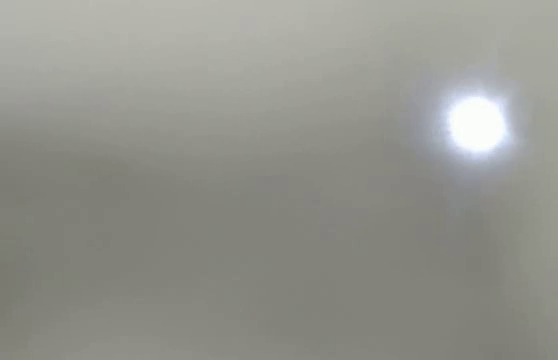
//> input picture frame 29 of PZ7/video_output.mp4, 558 x 360 px
$ ./main   (built with g++ and OpenCV 4)
//> lines starting //> are read from the running program, lines starting //| are printed output that depends on the picture; after the words box and inside, x2 and y2 are one past the last pixel; in counts of white or black regions, pixels touching at a corner belong together
#include "opencv2/highgui/highgui.hpp"
#include <opencv2/opencv.hpp>
#include <iostream>

using namespace cv;

int threshold_value = 240;
int threshold_type = 0;
int const max_binary_value = 255;

int main() {
    VideoCapture cap("../video_output.mp4"); // open the video file for reading
    bool flag_p = false;
    Point p_old;


    if ( !cap.isOpened() ) return -1;

    Mat draw_frame, frame;
    cap.read(draw_frame);
//> draw_frame is the input picture: 360 rows x 558 cols, CV_8UC3; mean B, G, R 141, 147.3, 147.5
    draw_frame.setTo(cv::Scalar(0, 0, 0));
//> draw_frame: 360 rows x 558 cols, CV_8UC3; every value is 0

    double fps = cap.get(CAP_PROP_FPS);     //get the FPS of the video
     std::cout << "Frame per seconds : " << fps << std::endl;
    namedWindow("MyVideo",WINDOW_AUTOSIZE); //create a window "MyVideo"

    while(cap.isOpened()) {
        Mat grey, frame_out, dr_frame;


        if(!cap.read(frame)) break;

        cvtColor(frame, grey, COLOR_RGB2GRAY);
        threshold(grey, frame_out, threshold_value, max_binary_value, threshold_type );
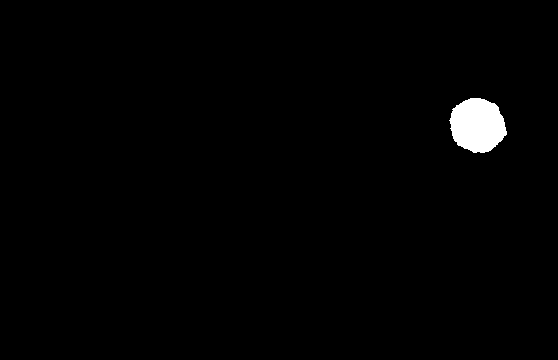
//> frame_out: 360 rows x 558 cols, CV_8UC1; 1.2% white; 1 white region, box (x1, y1, x2, y2) and area: (449, 98, 507, 153) 2400

        Moments m = moments(frame_out,true);
//> m = moments, m00 2400, centre m10/m00, m01/m00 = (477.1, 124.9)
        Point p(m.m10/m.m00, m.m01/m.m00);
//> p = Point(477, 124)
        if(p.x > 0 && p.y > 0 && p_old.x > 0 && p_old.y > 0) line(draw_frame, p, p_old, Scalar(10,128,0), 2);
        p_old = p;
//> p_old = Point(477, 124)


        frame_out = frame + draw_frame;
        imshow("MyVideo", frame_out); //show the frame in "MyVideo" window
        if(waitKey(30) == 27) {
//> the Esc key is pressed
            break;
       }
    }
    imwrite("../result.png", draw_frame);
}

$ run again, starting later in the video
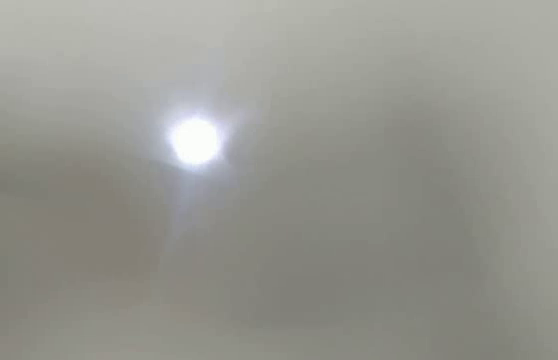
//> input picture frame 133 of PZ7/video_output.mp4, 558 x 360 px
//> draw_frame is the input picture: 360 rows x 558 cols, CV_8UC3; mean B, G, R 144.1, 150.8, 150.8
//> draw_frame: 360 rows x 558 cols, CV_8UC3; every value is 0
//> `threshold(grey, frame_out, threshold_value, max_binary_value, threshol..`:
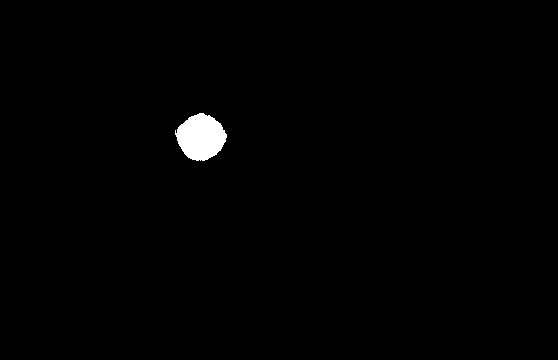
//> frame_out: 360 rows x 558 cols, CV_8UC1; 0.88% white; 1 white region, box (x1, y1, x2, y2) and area: (175, 113, 227, 161) 1760
//> m = moments, m00 1760, centre m10/m00, m01/m00 = (200.6, 136.8)
//> p = Point(200, 136)

$ run again, starting later in the video
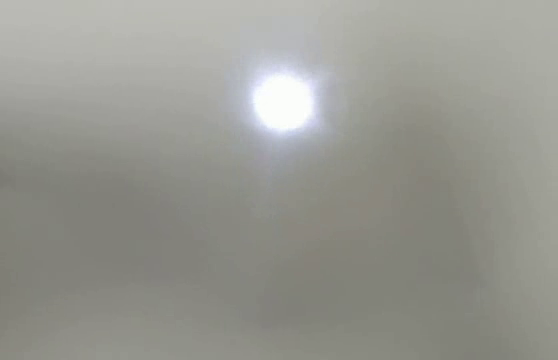
//> input picture frame 236 of PZ7/video_output.mp4, 558 x 360 px
//> draw_frame is the input picture: 360 rows x 558 cols, CV_8UC3; mean B, G, R 144.9, 151.7, 151.4
//> draw_frame: 360 rows x 558 cols, CV_8UC3; every value is 0
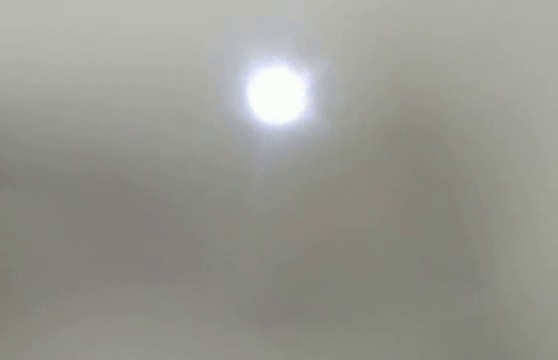
//> input picture frame 237 of PZ7/video_output.mp4, 558 x 360 px
//> frame is the input picture: 360 rows x 558 cols, CV_8UC3; mean B, G, R 144.9, 151.7, 151.4
//> `threshold(grey, frame_out, threshold_value, max_binary_value, threshol..`:
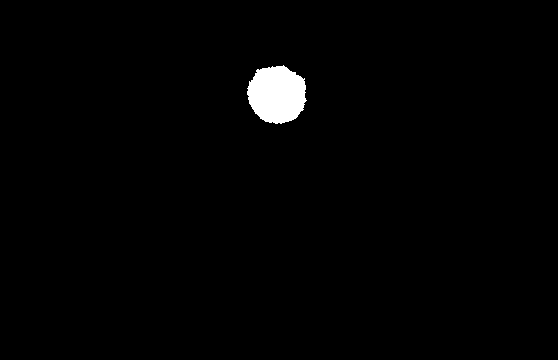
//> frame_out: 360 rows x 558 cols, CV_8UC1; 1.3% white; 1 white region, box (x1, y1, x2, y2) and area: (247, 65, 307, 124) 2687
//> m = moments, m00 2687, centre m10/m00, m01/m00 = (276.6, 94.1)
//> p = Point(276, 94)
